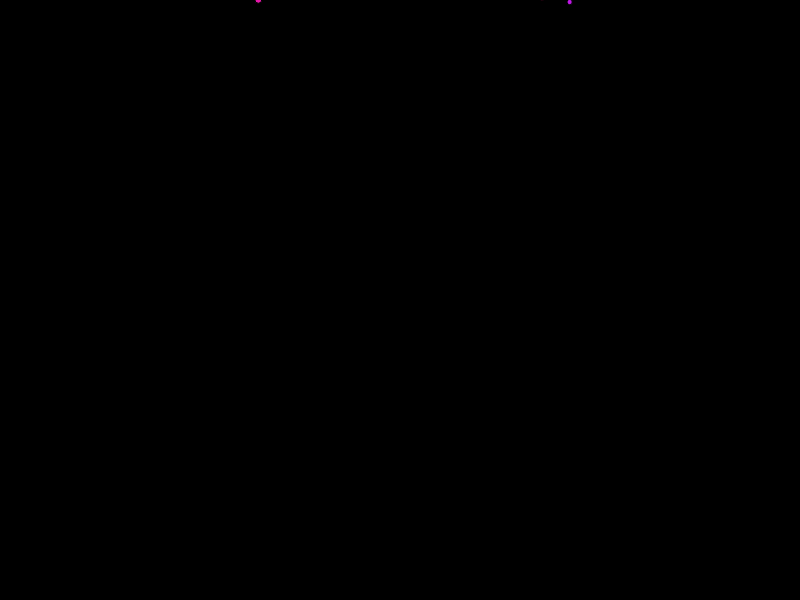
Frame 1 (no input)
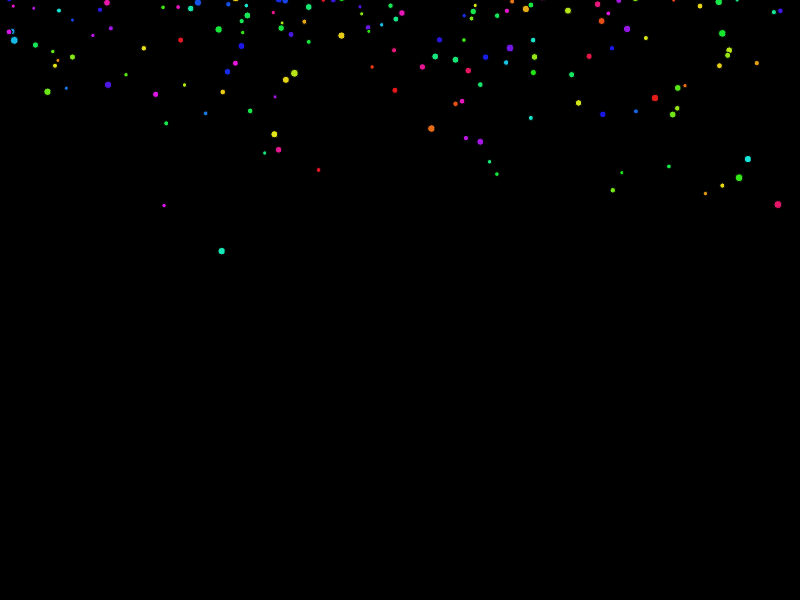
Frame 60 (no input)
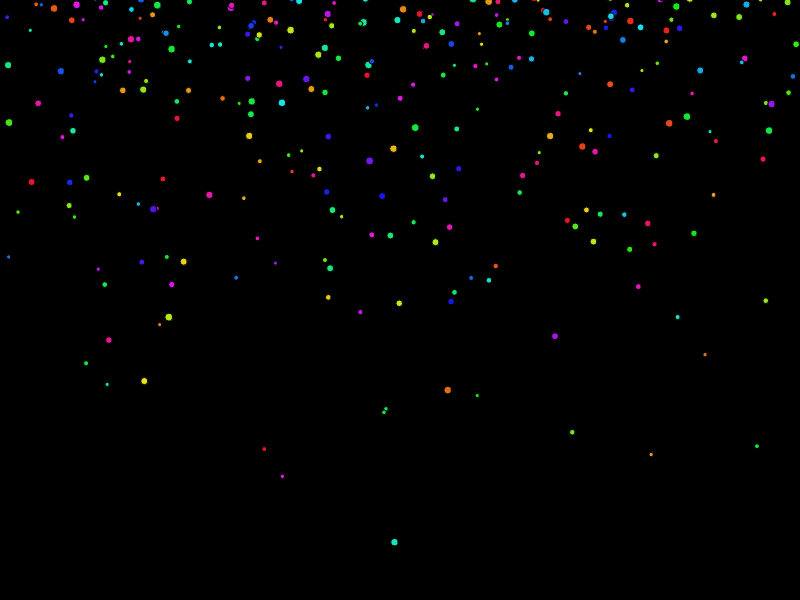
Frame 120 (the mouse pressed at the canvas centre since frame 60)

The p5.js sketch that drew these frames (run headless with seeded random() and noise() and a simulated clock; from frame 60 on, the mouse is pressed at the canvas centre):

// p5.js sketch
// ── sketch.js
const particles = [];
const PPF = 5; // particles per frame

let gravity;

function setup() {
  createCanvas(800, 600);
  colorMode(HSB, TWO_PI, 1, 1);

  gravity = createVector(0, 0.01);
}

function draw() {
  background(0);

  for (let i = 0; i < PPF; i++) {
    particles.push(new Particle(random(width), 0));
  }

  for (let i = particles.length - 1; i >= 0; i--) {
    const p = particles[i];

    p.applyforce(gravity);
    p.move();

    if (!p.inBounce()) {
      particles.splice(i, 1);
      continue;
    }

    p.display();
  }
}

// ── particle.js
class Particle {
    constructor(_x,_y){
        this.pos = createVector(_x,_y)
        this.vel = createVector(random(-3, 3), random(-4, 4))
        this.acc = createVector(0, 0)

        this.radius = random(2, 4)
        this.clr = color(random(TWO_PI), 0.9, 0.9)
    }

    move(){
        this.vel.add(this.acc)
        this.pos.add(this.vel)
        this.acc.mult(0)
    }

    applyforce(_force){
        this.acc.add(_force)
        this.acc.limit(3)
    }

    inBounce(){
        if(
            this.pos.x - this.radius < 0 ||
            this.pos.x + this.radius > width ||
            this.pos.y + this.radius > height
        ){
            return false
        }
        else {
            return true
        }
    }

    bounce(){
        if (this.pos.x + this.radius > width){
          this.pos.x = width - this.radius
          this.vel.x *= -1 
        }
        if (this.pos.x - this.radius < 0){
          this.pos.x = 0 + this.radius
          this.vel.x *= -1
        }
         if (this.pos.y + this.radius > height){
          this.pos.y = height - this.radius
          this.vel.y *= -1 
        }
        if (this.pos.y - this.radius < 0){
          this.pos.y = 0 + this.radius
          this.vel.y *= -1
        }
    }
    display(){
       fill(this.clr)
       circle(this.pos.x, this.pos.y, this.radius*2)
    }
}
